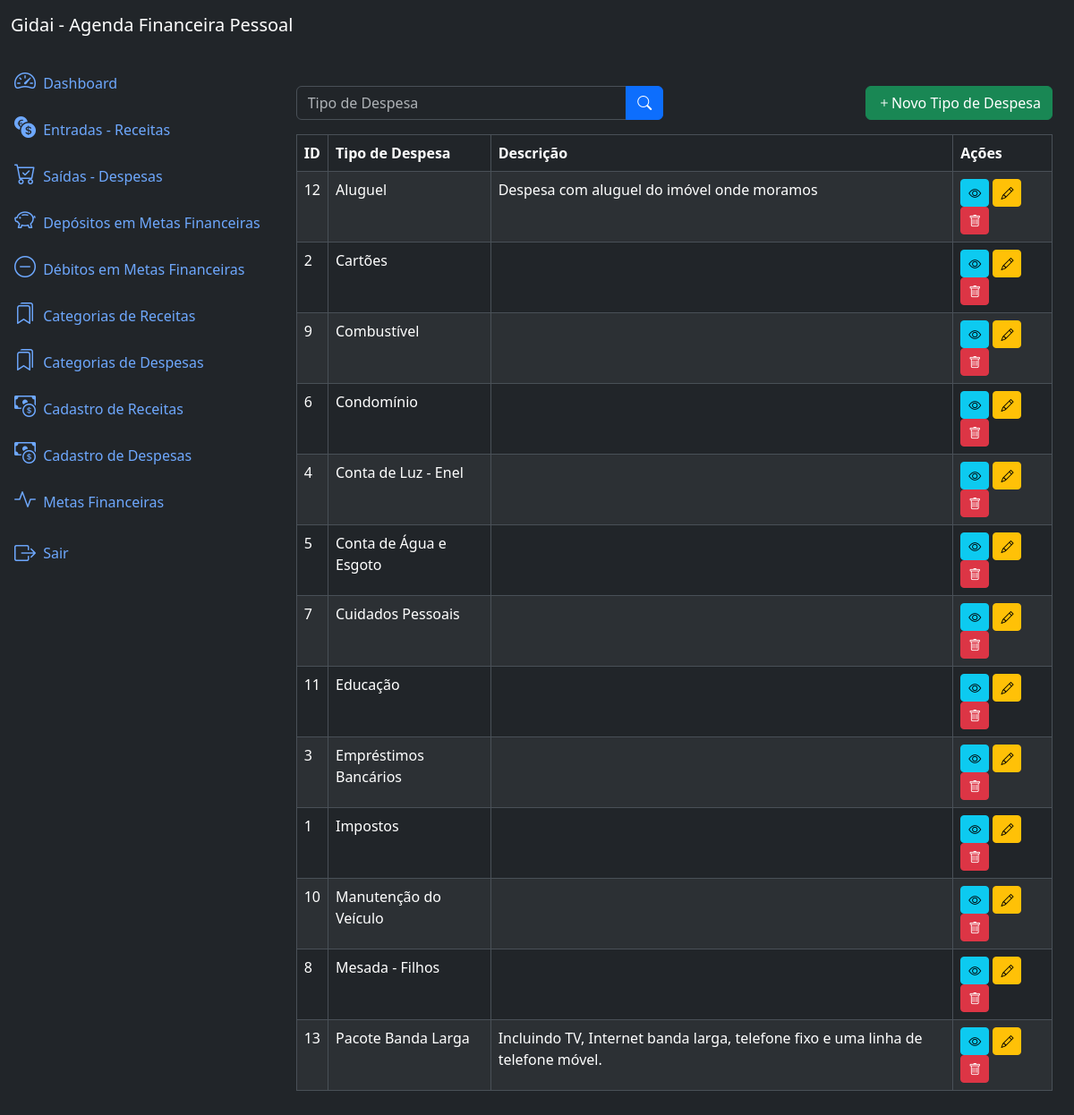
The app's page /kindexpense/list/ (signed in) with its own data.
### kindexpenses/models.py (models this page shows, shortened)
class KindExpense(models.Model):
    name = models.CharField(max_length=100)
    description = models.TextField(blank=True, null=True)
    class Meta:
        ordering = ['name']

### kindexpenses/views.py (the view)
# urls.py: path('kindexpense/list/', views.KindExpenseListView.as_view(), name='kindexpense_list'), # a utilização do name aqui, serve por exemplo para ser usada no HTML no método de busca
class KindExpenseListView(LoginRequiredMixin, ListView):
    model = models.KindExpense
    template_name = 'kindexpense_list.html'
    context_object_name ='kindexpenses'
    paginate_by = 15
    def get_queryset(self):
        queryset = super().get_queryset()
        name = self.request.GET.get('name')
        if name:
            queryset = queryset.filter(name__icontains=name)
        return queryset

### kindexpenses/templates/kindexpense_list.html (shortened to what this page needs)
{% extends 'base.html'  %}
{% block content %}
<div class="row mb-3">
    <div class="col-md-6">
        <form method="get" action="{% url 'kindexpense_list' %}">
            <div class="input-group">
                <input type="text" class="form-control" name="name" placeholder="Tipo de Despesa" value="{{ request.GET.name}}">
                <button type="submit" class="btn btn-primary">
                    <i class="bi bi-search"></i>
                </button>
            </div>
        </form>
    </div>
    <div class="col-md-6">
        <a href="{% url 'kindexpense_create' %}" class="btn btn-success float-end">
            <i class="bi bi-plus"></i>Novo Tipo de Despesa
        </a>
    </div>
</div>
<div class="table-responsive">
    <table class="table table-striped table-bordered">
        <thead class="thead-dark">
            <tr>
                <th>ID</th>
                <th>Tipo de Despesa</th>
                <th>Descrição</th>
                <th>Ações</th>
            </tr>
        </thead>
        <tbody>
            {% for kindexpense in kindexpenses %}
                <tr>
                    <td> {{ kindexpense.id }} </td>
                    <td> {{ kindexpense.name }} </td>
                    <td> {{ kindexpense.description }} </td>
                    <td>
                        <a href="{% url 'kindexpense_detail' kindexpense.id %}" class="btn btn-info btn-sm">
                            <i class="bi bi-eye"></i>
                        </a>
                        <a href="{% url 'kindexpense_update' kindexpense.id %}" class="btn btn-warning btn-sm">
                            <i class="bi bi-pencil"></i>
                        </a>
                        <a href="{% url 'kindexpense_delete' kindexpense.id %}" class="btn btn-danger btn-sm">
                            <i class="bi bi-trash"></i>
                        </a>
                    </td>
                </tr>
            {% endfor %}
        </tbody>
    </table>
</div>
{% endblock %}

### records on screen
KindExpense: id "12", name "Aluguel", description "Despesa com aluguel do imóvel onde moramos"
KindExpense: id "2", name "Cartões"
KindExpense: id "9", name "Combustível"
KindExpense: id "6", name "Condomínio"
KindExpense: id "4", name "Conta de Luz - Enel"
KindExpense: id "5", name "Conta de Água e Esgoto"
KindExpense: id "7", name "Cuidados Pessoais"
KindExpense: id "11", name "Educação"
KindExpense: id "3", name "Empréstimos Bancários"
KindExpense: id "1", name "Impostos"
KindExpense: id "10", name "Manutenção do Veículo"
KindExpense: id "8", name "Mesada - Filhos"
KindExpense: id "13", name "Pacote Banda Larga", description "Incluindo TV, Internet banda larga, telefone fixo e uma linha de telefone móvel."
